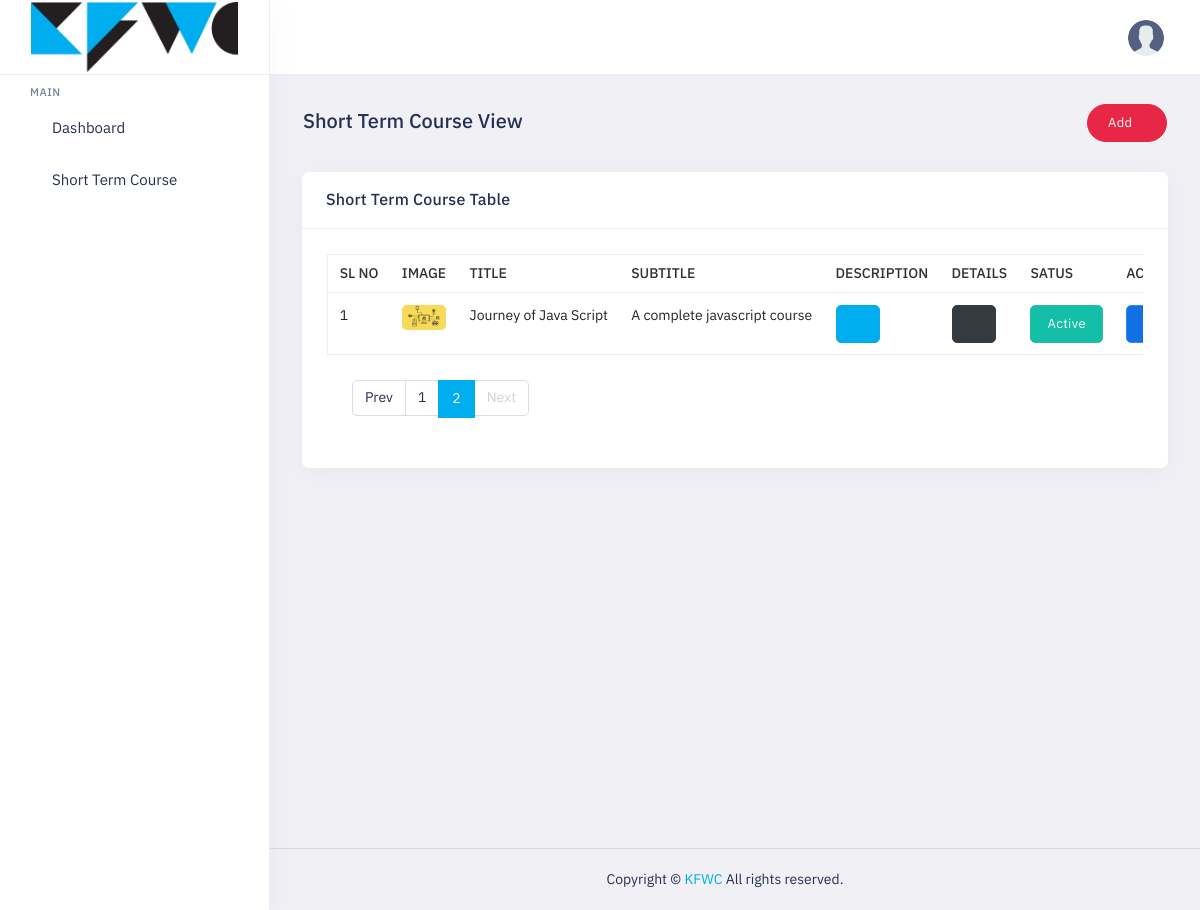
/user/course/?page=2 (signed in), run on the app's committed database.
### User/models.py (models this page shows)
class Courses(models.Model):
    title = models.CharField(max_length=500 , null=False)
    subtitle = models.CharField(max_length=500, null=False)
    image = models.ImageField(upload_to='photos/course',null=False)
    description = models.CharField(max_length=800, null=False)
    status = models.BooleanField(default=True)

### User/views.py (the view)
# urls.py: path('course/',views.Course,name='course'),
@login_required(login_url = 'login')
def Course(request):
    course = Courses.objects.all()
    paginator = Paginator(course,3)
    page = request.GET.get('page')
    paged_products = paginator.get_page(page)
    context = {
        'courses' : paged_products
    }
    return render(request,'short-course-view.html',context)

### templates/short-course-view.html (shortened to what this page needs)
{% load static %}
<!doctype html>
<html lang="en" dir="ltr">
<head>
    <link id="style" href="{% static 'assets/plugins/bootstrap/css/bootstrap.min.css' %}" rel="stylesheet" />
    <link href="{% static 'assets/css/style.css' %}" rel="stylesheet" />
    <link href="{% static 'assets/css/dark-style.css' %}" rel="stylesheet" />
    <link href="{% static 'assets/css/transparent-style.css' %}" rel="stylesheet">
    <link href="{% static 'assets/css/skin-modes.css' %}" rel="stylesheet" />
    <link href="{% static 'assets/css/icons.css' %}" rel="stylesheet" />
    <link id="theme" rel="stylesheet" type="text/css" media="all" href="{% static 'assets/colors/color1.css' %}" />
    <link href="{% static 'assets/css/style-custom.css' %}" rel="stylesheet" />
</head>
<body class="app sidebar-mini ltr light-mode">
    <div class="page">
        <div class="page-main">
            <div class="app-header header sticky">
                <div class="container-fluid main-container">
                    <div class="d-flex">
                        <a aria-label="Hide Sidebar" class="app-sidebar__toggle" data-bs-toggle="sidebar"
                            href="javascript:void(0)"></a>
                        <div class="d-flex order-lg-2 ms-auto header-right-icons">
                            <div class="navbar navbar-collapse responsive-navbar p-0">
                                <div class="collapse navbar-collapse" id="navbarSupportedContent-4">
                                    <div class="d-flex order-lg-2">
                                        <div class="d-flex country">
                                            <a class="nav-link icon theme-layout nav-link-bg layout-setting">
                                                <span class="dark-layout"><i class="fe fe-moon"></i></span>
                                            </a>
                                        </div>
                                        <div class="dropdown d-flex profile-1">
                                            <a href="javascript:void(0)" data-bs-toggle="dropdown"
                                                class="nav-link leading-none d-flex">
                                                <img src="{% static 'assets/images_ex/user.png' %}" alt="profile-user"
                                                    class="avatar  profile-user brround cover-image">
                                            </a>
                                        </div>
                                    </div>
                                </div>
                            </div>
                        </div>
                    </div>
                </div>
            </div>
            <div class="sticky">
                <div class="app-sidebar">
                    <div class="side-header">
                        <a class="header-brand1" href="index.php">
                            <img src="{% static 'assets/images_ex/logo.png' %}" class="header-brand-img light-logo1" alt="logo">
                        </a>
                    </div>
                    <div class="main-sidemenu">
                            <ul class="side-menu">
                                <li class="sub-category">
                                    <h3>Main</h3>
                                </li>
                                <li class="slide">
                                    <a class="side-menu__item has-link" data-bs-toggle="slide" href="{% url 'HomePage' %}"><i
                                            class="side-menu__icon fe fe-home"></i><span
                                            class="side-menu__label">Dashboard</span></a>
                                </li>
                                  <li class="slide">
                                    <a class="side-menu__item has-link" data-bs-toggle="slide" href="{% url 'course' %}"><i
                                            class="side-menu__icon fa fa-book"></i><span
                                            class="side-menu__label">Short Term Course</span></a>
                                </li>
                            </ul>
                    </div>
                </div>
            </div>
            <div class="main-content app-content mt-0">
                <div class="side-app">
                    <div class="main-container container-fluid">
                        <div class="page-header">
                            <h1 class="page-title">Short Term Course View</h1>
                            <a href="{% url 'create_course' %}" class="btn btn-danger btn-pill">Add <i class="fa fa-plus"></i></a>
                        </div>
                        <div class="row">
                            <div class="col-xl-12">
                                <div class="card">
                                    <div class="card-header">
                                        <h3 class="card-title">Short Term Course Table</h3>
                                    </div>
                                    <div class="card-body">
                                        <div class="table-responsive">
                                            <div class="table-responsive">
                                                <table class="table border text-nowrap text-md-nowrap table-hover mb-0">
                                                    <thead>
                                                        <tr>
                                                            <th>Sl No</th>
                                                            <th>Image</th>
                                                            <th>Title</th>
                                                            <th>Subtitle</th>
                                                            <th>Description</th>
                                                            <th>Details</th>
                                                            <th>Satus</th>
                                                            <th>Action</th>
                                                        </tr>
                                                    </thead>
                                                    <tbody>
                                                        {% for i in courses %}
                                                        <tr>
                                                            <td>{{ forloop.counter }}</td>
                                                            <td>
                                                                <img class="d-block img-fluid br-5 img-td"
                                                                    src={{ i.image.url }} alt="">
                                                            </td>
                                                            <td> {{i.title}}</td>
                                                            <td>
                                                                {{i.subtitle}}
                                                            </td>
                                                            <td>
                                                                <a class="btn btn-primary"
                                                                onclick="show_desc('{{ i.description }}')"
                                                                data-bs-toggle="modal"
                                                                data-bs-target="#description" ><i class="side-menu__icon fe fe-eye text-white"></i></a>
                                                            </td>
                                                            <td><a class="btn btn-dark"     data-bs-toggle="modal"
                                                                    data-bs-target="#crsdetail">
                                                                    <i class="side-menu__icon fe fe-list text-white"></i>
                                                                </a>
                                                            </td>
                                                            <td>
                                                                {% if i.status %}
                                                                <a href=""><span class="btn btn-success">Active</span></a>
                                                                {% else %}
                                                                <a href=""> <span class="btn btn-danger">Inactive</span></a>
                                                                {% endif %}
                                                            </td>
                                                            <td>
                                                                <a class=" btn btn-info" href="{% url 'edit_course'  i.id %}">
                                                                </a>
                                                            </td>
                                                        </tr>
                                                        {% endfor %}
                                                    </tbody>
                                                </table>
                                            </div>
                                            <div class="card-body">
                                                {% if courses.has_other_pages %}
                                                <ul class="pagination">
                                                    {% if courses.has_previous %}
                                                    <li class="page-item page-prev">
                                                        <a class="page-link" href="?page={{courses.previous_page_number}}" tabindex="-1">Prev</a>
                                                    </li>
                                                    {% else %}
                                                    <li class="page-item page-prev disabled">
                                                        <a class="page-link" href="" tabindex="-1">Prev</a>
                                                    </li>
                                                    {% endif %}
                                                    {% for i in courses.paginator.page_range %}
                                                    {% if courses.number == i %}
                                                    <li class="page-item active"><a class="page-link" href="">{{i}}</a></li>
                                                    {% else %}
                                                    <li class="page-item"><a class="page-link" href="">{{i}}</a></li>
                                                    {% endif %}
                                                    {% endfor %}
                                                    {% if courses.has_next %}
                                                    <li class="page-item"><a class="page-link" href="?page={{courses.next_page_number}}">Next</a></li>
                                                    {% else %}
                                                    <li class="page-item disabled"><a class="page-link" href="">Next</a></li>
                                                    {% endif %}
                                                </ul>
                                                {% endif %}
                                            </div>
                                        </div>
                                    </div>
                                </div>
                            </div>
                        </div>
                    </div>
                </div>
            </div>
            <footer class="footer">
                <div class="container">
                    <div class="row align-items-center flex-row-reverse">
                        <div class="col-md-12 col-sm-12 text-center">
                            Copyright ©  <a href="">KFWC</a> All rights reserved.
                        </div>
                    </div>
                </div>
            </footer>
        </div>
</body>
</html>

### static/assets/colors/color1.css (style rules this page uses)
a { color: var(--primary-bg-color); }
.btn-primary { color: #fff !important; background: var(--primary-bg-color) !important; border-color: var(--primary-bg-color) !important; }
.page-item.active .page-link { color: #fff; background-color: var(--primary-bg-color); border-color: var(--primary-bg-color); }
.footer a:not(.btn) { color: var(--primary-bg-color); }
.avatar { background: var(--primary02) no-repeat center/cover; }

### static/assets/css/style-custom.css (style rules this page uses)
.header-brand-img { width: 130px !important; }
.img-td { width: 100px; }
.header-brand-img { height: 70px; width: auto !important; }
.side-menu .side-menu__icon { color: #00aeef !important; }
.header-right-icons .nav-link.icon { color: #00aeef !important; }
.app-sidebar__toggle { color: #00aeef !important; }
.footer a:not(.btn) { color: #00aeef !important; }
.page-item.active .page-link { background: #00aeef !important; border: 2px solid #00aeef !important; }

### data on the page
Courses: image (picture), title "Journey of Java Script", subtitle "A complete javascript course", status "Active"

### other printed values
{{ i }} "1"
{{ i }} "2"
